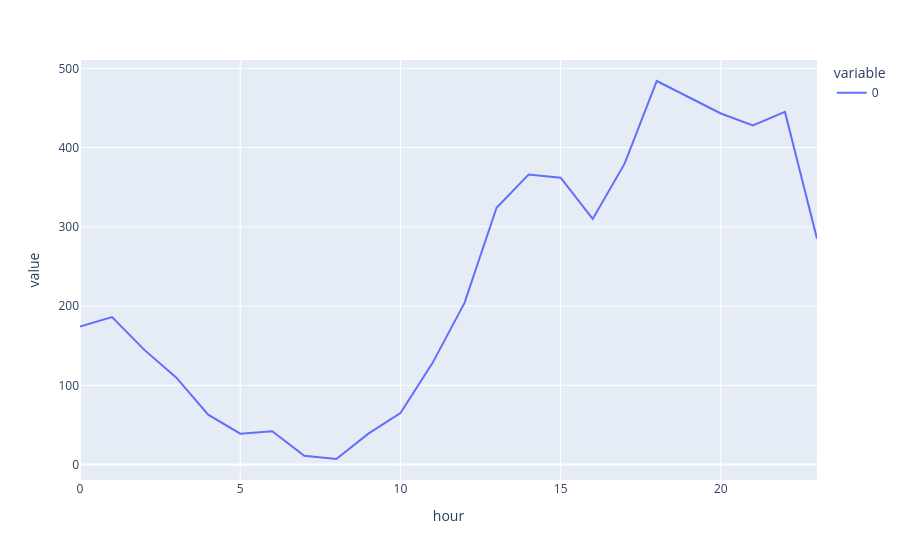

The notebook cell this image was saved under:
### Markdown cell above
### Hourly Stats

### Code cell
df_october_22 = pd.DataFrame(df_october[df_october['day'] == 22])
df_october_22['hour'] = df_october_22['ORIGINDATETIME_TR'].dt.hour
dc_hstats = df_october_22.groupby('hour').size()
px.line(dc_hstats)

### Figure 1 — Plotly figure (JSON) as saved in the notebook; plotly's stock layout.template omitted (floating-point values rounded to 4 significant figures)
{"data": [{"hovertemplate": "variable=0<br>hour=%{x}<br>value=%{y}<extra></extra>", "legendgroup": "0", "line": {"color": "#636efa", "dash": "solid"}, "marker": {"symbol": "circle"}, "mode": "lines", "name": "0", "orientation": "v", "showlegend": true, "type": "scatter", "x": [0, 1, 2, 3, 4, 5, 6, 7, 8, 9, 10, 11, 12, 13, 14, 15, 16, 17, 18, 19, 20, 21, 22, 23], "xaxis": "x", "y": [174, 186, 145, 110, 63, 39, 42, 11, 7, 39, 65, 128, 204, 324, 366, 362, 310, 380, 484, 464, 443, 428, 445, 285], "yaxis": "y"}], "layout": {"legend": {"title": {"text": "variable"}, "tracegroupgap": 0}, "margin": {"t": 60}, "xaxis": {"anchor": "y", "domain": [0, 1], "title": {"text": "hour"}}, "yaxis": {"anchor": "x", "domain": [0, 1], "title": {"text": "value"}}}}
